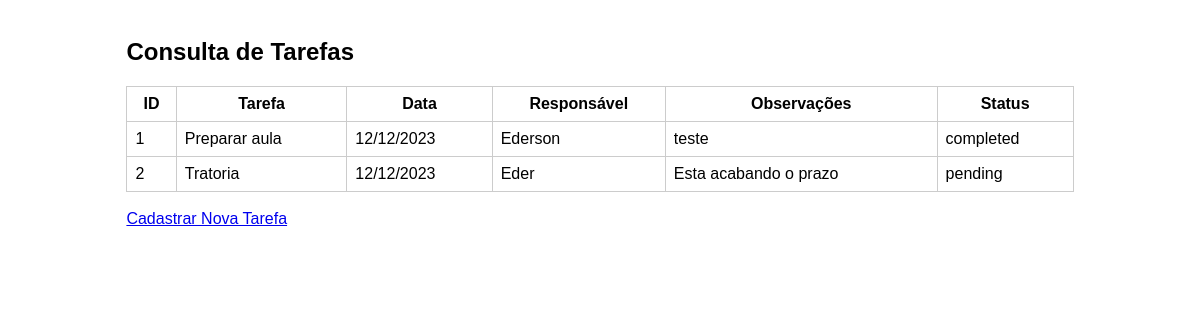
Before: / with the older database file.
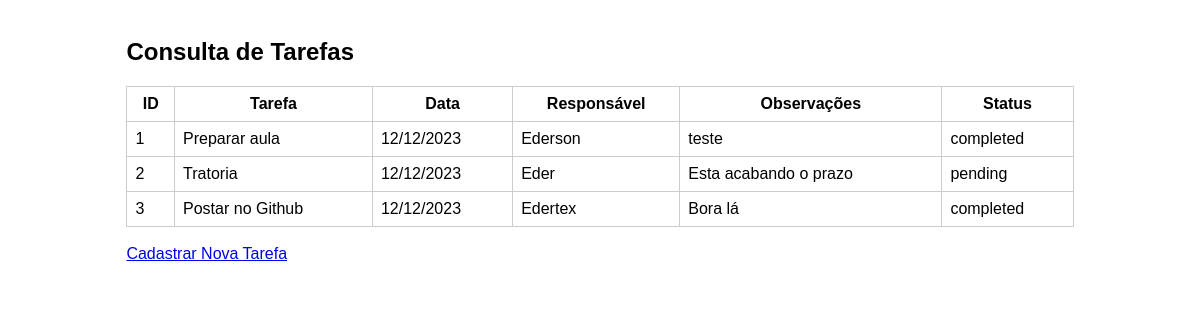
After: the same page with the newer database file.
### tables this page shows
CREATE TABLE tasks (id INTEGER PRIMARY KEY AUTOINCREMENT, task TEXT, date TEXT, responsible TEXT, observations TEXT, status TEXT);

### app.py (the view)
@app.route('/', methods=['GET'])
def index():
    conn = connect_db()
    cursor = conn.cursor()
    cursor.execute("SELECT * FROM tasks")
    tasks = cursor.fetchall()
    conn.close()
    return render_template('index.html', tasks=tasks)

### app.py (called while the page is built)
def connect_db():
    return sqlite3.connect('database.db')

### templates/index.html (shortened to what this page needs)
<!DOCTYPE html>
<html>
<head>
</head>
<body>
    <div class="container">
        <h2>Consulta de Tarefas</h2>
        <table>
            <thead>
                <tr>
                    <th>ID</th>
                    <th>Tarefa</th>
                    <th>Data</th>
                    <th>Responsável</th>
                    <th>Observações</th>
                    <th>Status</th>
                </tr>
            </thead>
            <tbody>
                {% for task in tasks %}
                    <tr>
                        <td>{{ task[0] }}</td>
                        <td>{{ task[1] }}</td>
                        <td>{{ task[2] }}</td>
                        <td>{{ task[3] }}</td>
                        <td>{{ task[4] }}</td>
                        <td>{{ task[5] }}</td>
                    </tr>
                {% endfor %}
            </tbody>
        </table>
        <br>
        <a href="{{ url_for('tasks') }}">Cadastrar Nova Tarefa</a>
    </div>
</body>
</html>

### templates/index.html (style rules this page uses)
body { font-family: Arial, sans-serif; }
.container { margin: auto; width: 80%; padding: 10px; }
table { width: 100%; border-collapse: collapse; }
th, td { padding: 8px; border: 1px solid #ccc; }

Changed rows visible on the page:
added tasks: id "3", task "Postar no Github", date "12/12/2023", responsible "Edertex", observations "Bora lá", status "completed"
